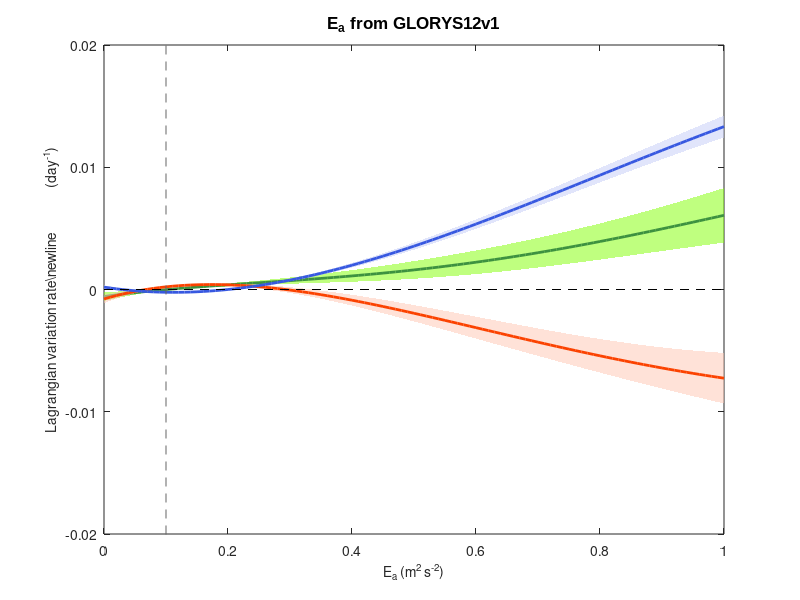

Here is the MATLAB script that generated this plot:
clear;clc;
load('figS9.mat')
%%
fill([0:0.01:1,fliplr(0:0.01:1)],[yy1+dyy,fliplr(yy1-dyy)],[127/255 255/255 0/255],'EdgeColor','none','facealpha',0.5);
hold on
h2 = plot(0:0.01:1,yy1,'Color',[61/255 145/255 64/255],'linewidth',2)
hold on;

fill([0:0.01:1,fliplr(0:0.01:1)],[yx1+dyx,(fliplr(yx1-dyx))],[255/255,198/255,178/255],'EdgeColor','none','facealpha',0.5);
hold on
h3 = plot(0:0.01:1,yx1,'Color',[251/255,66/255,0/255],'linewidth',2)
hold on;
plot([0,2],[0 0],'k--');

fill([0:0.01:1,fliplr(0:0.01:1)],[y1+dy,fliplr(y1-dy)],[196/255 204/255 247/255],'EdgeColor','none','facealpha',0.5);
hold on
h1 = plot(0:0.01:1,y1,'Color',[55/255 88/255 224/255],'linewidth',2)
hold on;
plot([0,2],[0 0],'k--');
axis ([0 1 -0.02 0.02]);

xlabel('E_{a} (m^2 s^{-2})','FontSize',10)
ylegend = ylabel('Lagrangian variation rate\newline               (day^{-1})','FontSize',10)
plot([0.1 0.1], [-0.2 2],'linestyle','--','color',[100 100 100]./255)

title('E_a from GLORYS12v1','FontSize',12,'FontName','Arial' )
set(gca,'XTick',0:0.2:1);
set(gca,'YTick',-0.02:0.01:0.02);
gca.YAxis.Exponent = -2;

print('figS9.tiff','-r1000','-dtiff');